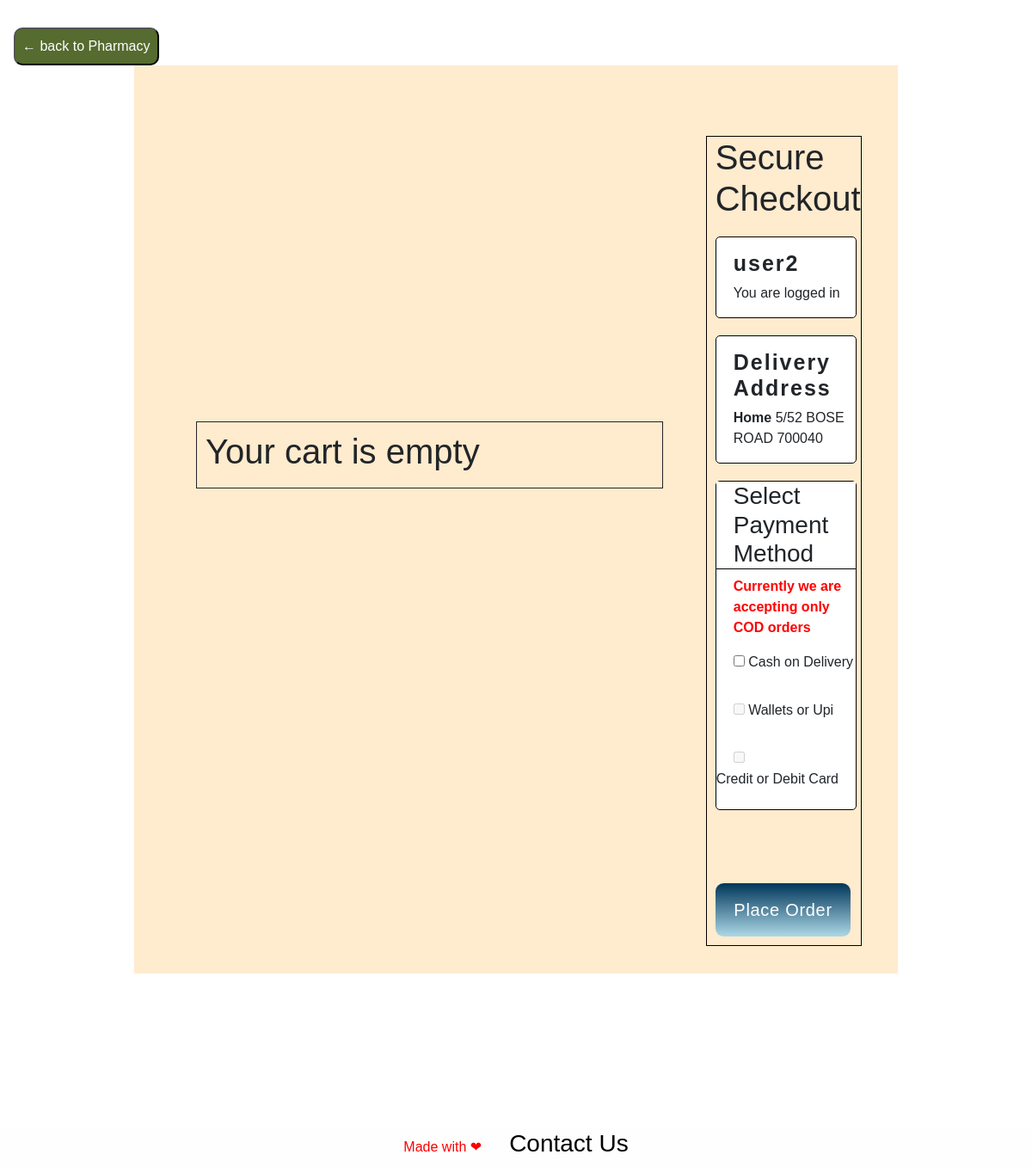
The app's page /main/3/cart, older data.
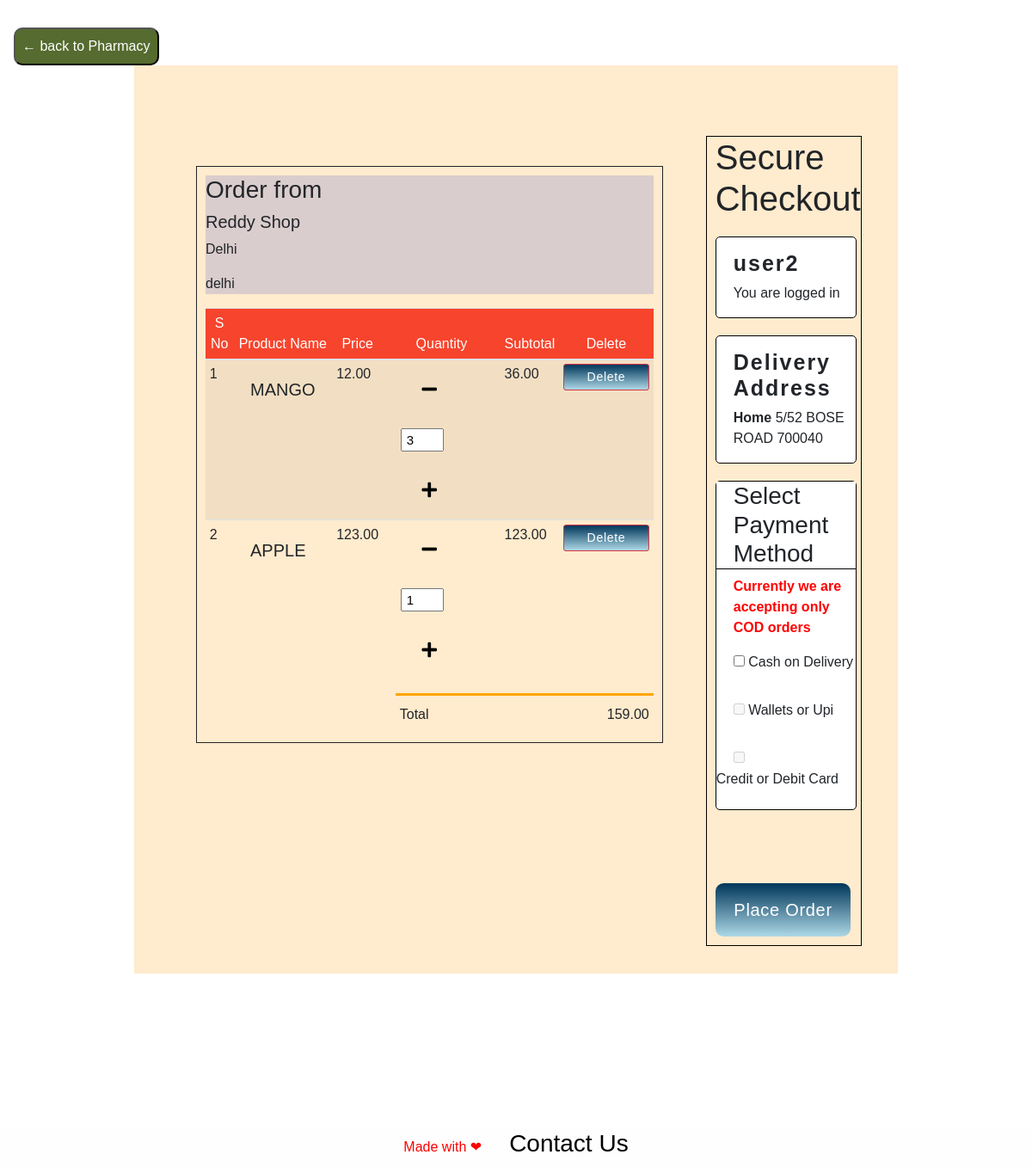
The same page, newer data.
### doormed/models.py (models this page shows, shortened)
class Register_user(db.Model, UserMixin):
    id = db.Column(db.Integer, primary_key=True)
    name = db.Column(db.String(80), unique=False, nullable=False)
    email = db.Column(db.String(120), unique=True, nullable=False)
    address = db.Column(db.String(120),  nullable=False)
    city = db.Column(db.String(80), unique=False, nullable=False)
    pincode = db.Column(db.String(10), unique=False, nullable=False)
    number = db.Column(db.String(80), unique=True, nullable=False)
    password = db.Column(db.String(120), unique=False, nullable=False)
    cartitems1 = db.relationship('CartItem', backref='Customer')

class Register_seller(db.Model, UserMixin):
    id = db.Column(db.Integer, primary_key=True)
    name = db.Column(db.String(80), unique=True, nullable=False)
    email = db.Column(db.String(120), unique=True, nullable=False)
    password = db.Column(db.String(120),  nullable=False)
    number = db.Column(db.String(120), unique=True, nullable=False)
    address = db.Column(db.String(120),  nullable=False)
    city = db.Column(db.String(120),  nullable=False)
    state = db.Column(db.String(120),  nullable=False)
    pincode = db.Column(db.String(120),  nullable=False)
    shop_name = db.Column(db.String(120),  nullable=False)
    bio = db.Column(db.String(120),default= 'Best Shop')
    image = db.Column(db.String(120), nullable = False)
    products = db.relationship('Products', backref='shop', lazy=True, cascade="all,delete")

class Products(db.Model):
    id = db.Column(db.Integer, primary_key=True)
    name = db.Column(db.String(80), unique=False, nullable=False)
    catagory = db.Column(db.String(80), unique=False, nullable=False)
    price = db.Column(db.Numeric(10,2), nullable = False)
    mfg = db.Column(db.String(60), nullable=True)
    description = db.Column(db.Text, nullable=True)
    shop_id = db.Column(db.Integer, db.ForeignKey('register_seller.id'),nullable=False)
    pic = db.Column(db.String, nullable=False)
    cartitems = db.relationship('CartItem', backref='Product')

class CartItem(db.Model):
    id = db.Column(db.Integer,primary_key=True)
    quantity = db.Column(db.Integer, nullable = False, default = 1)
    product_id = db.Column(db.Integer, db.ForeignKey('products.id'))
    customer_id = db.Column(db.Integer, db.ForeignKey('register_user.id'))

### doormed/cart/routes.py (the view)
@app.route('/main/<int:id>/cart')
def cart(id):
    items = []
    cart1 = []
    user = Register_user.query.filter_by(id=id).first()
    carts = CartItem.query.filter_by(customer_id=id).all()
    if carts:
        for cart in carts:
            item = Products.query.filter_by(id=cart.product_id).first()
            items.append(item)
            cart1.append(cart)
            shop1 = Register_seller.query.filter_by(id = item.shop_id).first()
        return render_template("carts/cart.html",user=user,carts=carts,items=zip(items,cart1), shop = shop1)
    return render_template("carts/cart.html",user=user,carts=carts,items=zip(items,cart1))

### doormed/templates/carts/cart.html (shortened to what this page needs)
{% extends 'base.html' %}
{% block header %}
    <link rel="stylesheet" href="{{url_for('static', filename = 'css/cart.css')}}">
{% endblock %}
{% block content %}
    <div class="top">
        <input action="action" onclick="window.history.go(-1); return false;" type="submit" value="&larr; back to Pharmacy" style="background: darkolivegreen;
        color: white;
        padding: 0.5rem;
        border-radius: 10px;
        margin-left: 1rem;
        margin-top: 2rem;">
    </div>
    <div class="whole">
            <div class="cart">
                {% if shop %}
                <div class="order">
                    <h3>Order from </h3>
                    <h5>{{shop.shop_name}}</h5>
                    <p>{{shop.address}}</p>
                    <p>{{shop.city}}</p>
                </div>
                <table  class="table table-sm table-condensed table-striped table-hover ">
                   <thead>
                    <tr>
                        <th>S No</th>
                        <th>Product Name</th>
                        <th>Price</th>
                        <th>Quantity</th>
                        <th>Subtotal</th>
                        <th>Delete</th>
                    </tr>
                    </thead>
                    <tbody>
                    {% set ns = namespace(sub=0) %}
                    {% for item,ch in items %}
                    <tr>
                        <td>{{loop.index}}</td>
                        <td>
                            <div class="cart-info">
                                <p>{{item.name}}</p>
                            </div>
                        </td>
                        <td>{{item.price}}</td>
                        <td>
                            <form method="POST" action="{{url_for('updateitem', id = user.id, id2 = ch.id)}}">
                           <button class="fa"><i class="fas fa-minus"></i></button>
                          <input type="number" value="{{ch.quantity}}" min="1" style="width: 50px;
                          height: 27px; outline: none; font-size: 15px">
                            <button class="fa"><i class="fas fa-plus"></i></button>
                            </form>
                            </td>
                        <td>{{item.price * ch.quantity}}</td>
       {% set ns.sub = ns.sub + (item.price * ch.quantity)%}
                        <td><button type="button" class="btn btn-sm btn-danger" data-bs-toggle="modal" data-bs-target="#exampleModal-{{ item.id }}">
                            Delete
                          </button></td>
                    </tr>
                    {% endfor %}
                </tbody>
                </table>
                <div class="total">
                    <table>
                        <tr>
                            <td>Total</td>
                            <td>{{ns.sub}}</td>
                        </tr>
                    </table>
                </div>
            {% else %}
            <h1>Your cart is empty</h1>
            {% endif %}
            </div>
            <div class="checkout">
                <h1>Secure Checkout</h1>
                <div class="box">
                    <h4>{{user.name}}</h4>
                    <p>You are logged in</p>
                </div>
                <div class="box">
                    <h4>Delivery Address</h4>
                    <p><b>Home</b> {{user.address}} {{user.pincode}}</p>
                </div>
                <div class="box box-2 ">
                    <h3>Select Payment Method</h3>
                    <p>Currently we are accepting only COD orders</p>
                    <input type="checkbox" id="COD" name="COD" value="COD" />
                    <label>Cash on Delivery</label><br><br>
                    <input type="checkbox" disabled id="COD" name="COD" value="COD" />
                    <label>Wallets or Upi</label><br><br>
                    <input type="checkbox" disabled id="COD" name="COD" value="COD" />
                    <label>Credit or Debit Card</label>
                </div>
                <button id="order">Place Order</button>
            </div>
            </div>
            <footer style="background-color: rgb(255, 254, 254); color: rgb(252, 0, 0); padding: 0.1rem; display: flex; flex-direction: row; align-items: center; justify-content: center;">Made with &#x2764
                <h3><a href="/contact" style="color: rgb(0, 0, 0); margin-left: 2rem;">Contact Us</a></h3>
                 </footer>
{% endblock %}

### doormed/templates/base.html (shortened to what this page needs)
<!DOCTYPE html>
<html lang="en">
<head>
    <link rel="stylesheet" href="https://stackpath.bootstrapcdn.com/bootstrap/4.5.2/css/bootstrap.min.css">
    <link rel="stylesheet" href="https://cdnjs.cloudflare.com/ajax/libs/font-awesome/5.15.3/css/all.min.css" />
    {% block header %}
    {% endblock %}
</head>
<body>
    {% block content %}
    {% endblock %}
</body>
</html>

### doormed/static/css/cart.css (style rules this page uses)
.cart { margin-left: 40px; margin-top: -150px; width: 70%; border: 1px solid; padding: 10px; height: fit-content; }
.top { display:flex; justify-content: space-between; }
.whole { display: flex; background-color: blanchedalmond; width: 74%; align-items: center; justify-content: center; margin: auto; padding: 2rem; margin-bottom: 180px; }
#COD { margin-left: 20px; }
table { width: 100%; border-collapse: collapse; }
.cart-info { width: 90%; display: flex; }
.order { width: 100%; background-color: rgb(218, 205, 205); }
#order { background-color: red; width: 96%; border-radius: 0.6rem; margin-top: 85px; height: 30px; font-size: 20px; color: white; margin-bottom: 10px; }
th { text-align: center; padding: 5px; color: white; background-color:rgb(247, 68, 45); font-weight: normal; }
td { padding: 10px 5px; }
td input { width: 30px; height: 15px; padding: 5px; margin: 1rem; }
td p { padding: 15px; font-size: 20px; }
.total { width: 60%; display: flex; float: right; justify-content: flex-end; }
.total table { border-top: 3px solid orange; width: 100%; max-width: 300px; }
td:last-child { text-align: right; }
th:last-child { text-align: center; }
.checkout { border: 1px solid black; width: 22%; margin-top: 50px; margin-left: 50px; margin-right: 10px; padding-right: 5px; padding-left: 10px; }
.box { border: 1px solid black; border-radius: 5px; padding-left: 20px; margin-top: 20px; background-color: #fff; }
.box-2 { padding-left: 0px; padding-bottom: 15px; }
.box-2 p { margin-left: 20px; color: red; font-weight: 800; }
.box h4 { font-size: 25px; font-weight: 600; margin-top: 15px; }
.box-2 h3 { border-bottom: 1px solid black; background-color: #fff; padding-left: 20px; }
i { padding: 0.2rem; cursor: pointer; outline: none; border: none; }
body { display: flex; min-height: 90vh; flex-direction: column; background: url("../images/black.jpg"); -webkit-background-size: cover; -moz-background-size: cover; -o-background-size: cover; background-size: cover; font-family: "Montserrat", "Raleway", sans-serif; }
button { width: 100px; margin: auto; color: white; font-size: 20px; padding: 1rem; border-radius: 10px; background: linear-gradient(to top, lightblue, rgb(0, 54, 90)); height: fit-content !important; outline: none; border: none; opacity: 1; letter-spacing: 0.7px; text-transform: capitalize !important; }
h4 { max-width: 80%; margin-top: 55px; font-size: 44px; font-weight: 400; letter-spacing: 2px; animation: animate3 ease 4s; animation-iteration-count: 1; animation-fill-mode: forwards; }
button.fa { border: none; outline: none; color: black; height: 10px; background: none; }

Row changes from the older to the newer data that the page shows:
now on this page (row edited): Register_seller: shop_name "Reddy Shop", address "Delhi", city "delhi"
now on this page (row unchanged): Products: name "MANGO", price "12.00", quantity "3", item.price*ch.quantity "36.00"
now on this page (row unchanged): Products: name "APPLE", price "123.00", quantity "1", item.price*ch.quantity "123.00"
Text that changed along with them:
{{ ns.sub }}: (not shown) → "159.00"
text no longer shown: "Your cart is empty"
text now shown: "Order from S No Product Name Price Quantity Subtotal Delete Total"
